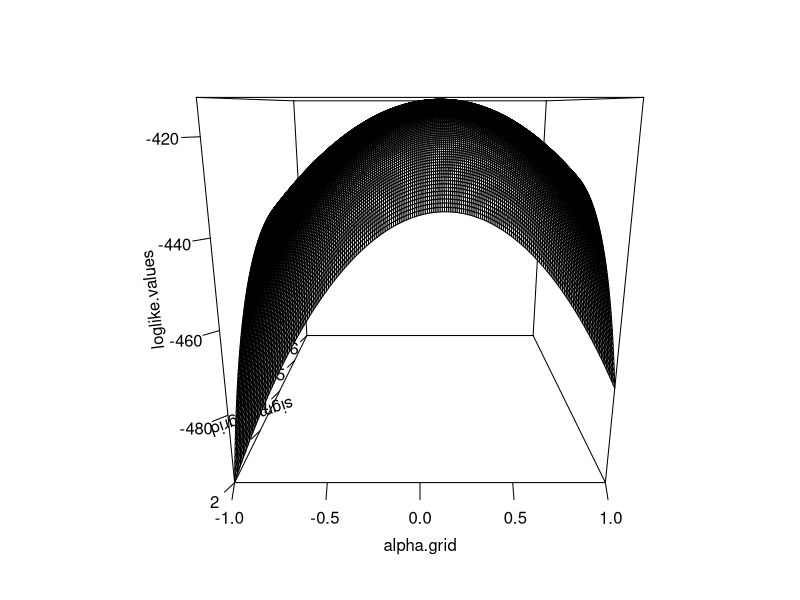
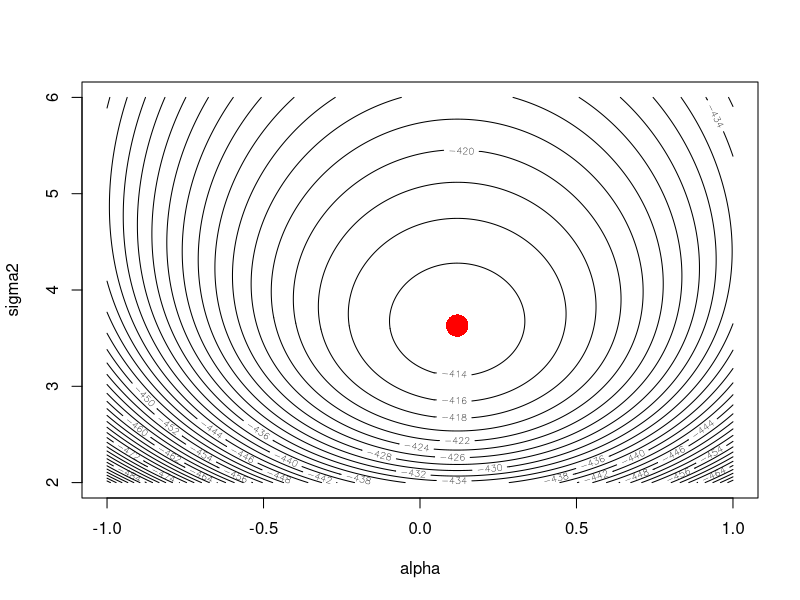
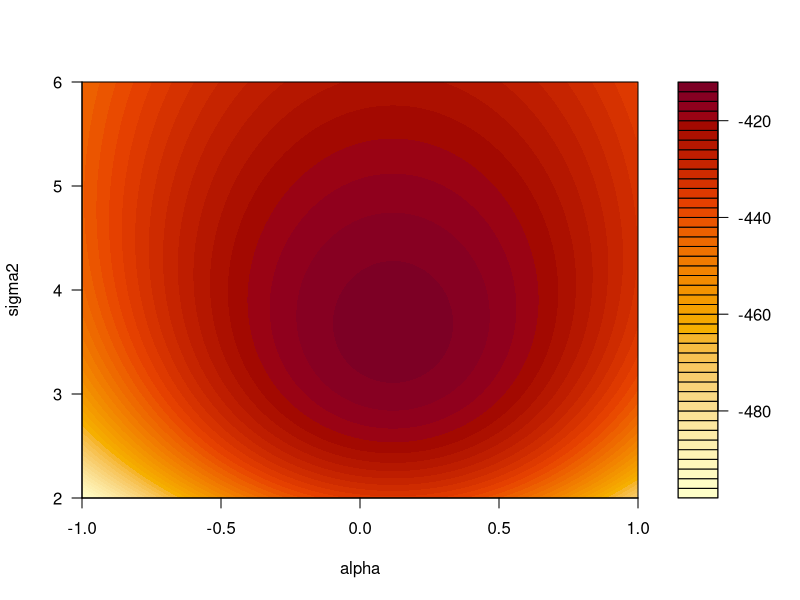

Recreate these plots in R, in order.
setwd("~/Documents/apma/sem2/estimation")

###########################################################################################
# Ex.1 p.2

# TRUE VALUES
alpha <- 0
sigma2 <- 4
N <- 200

Y <- rnorm(n = N,
           mean = alpha,
           sd = sqrt(sigma2))

# log likelihood function
normal.loglike <- function(theta, y) {
  N <- length(y)
  alpha <- theta[1]
  sigma2 <- theta[2]
  return (-.5 * N * log(2 * pi) - .5 * N * log(sigma2) - 0.5 / sigma2 * sum((y - alpha) ^ 2))
}

normal.loglike.2 <- function(theta, y) {
  log.f <- dnorm(y, mean = theta[1], sd <- sqrt(theta[2]), log = TRUE)
  return (sum(log.f))
}

# res1 <- normal.loglike(c(0, 4), Y)
# res2 <- normal.loglike.2(c(0, 4), Y)

n.grid <- 200
alpha.grid <- seq(-1, 1, length.out = n.grid)
sigma2.grid <- seq(2, 6, length.out = n.grid)
alpha.sigma2.grid <-
  expand.grid(alpha.grid, sigma2.grid) # matrix with dimension 200 x 2

loglike.values <- # margin=1 -> calc across rows
  apply(
    alpha.sigma2.grid,
    MARGIN = 1,
    FUN = function(theta, y)
      normal.loglike.2(theta, y = Y),
    Y
  )
loglike.values <-
  matrix(loglike.values, nrow = n.grid, ncol = n.grid)

# PERSPECTIVE PLOT
persp(alpha.grid, sigma2.grid, loglike.values, ticktype = "detailed")

# CONTOUR PLOT
contour(
  alpha.grid,
  sigma2.grid,
  loglike.values,
  nlevels = 50,
  xlab = "alpha",
  ylab = "sigma2"
)

# Ex.1 p.3
alpha.est <- mean(Y)
sigma2.est <- 1 / length(Y) * sum((Y - alpha.est) ^ 2)

points(alpha.est,
       sigma2.est,
       pch = 16,
       col = "red",
       cex = 3)

# FILLED CONTOUR PLOT
filled.contour(
  alpha.grid,
  sigma2.grid,
  loglike.values,
  nlevels = 50,
  xlab = "alpha",
  ylab = "sigma2"
)

# IMAGE PLOT
# image()
# contour()
# points()

###########################################################################################
# # Ex.2 p.1
#
# library(readxl)
# Y <- read_excel('data_lab4-1.xlsx', col_names = FALSE)
# Y <- as.matrix(Y)
#
# dim(Y)
# N <- ncol(Y) # 100
# K <- nrow(Y) # 100